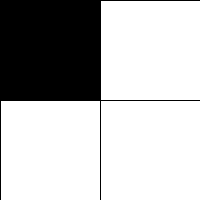
Frame 1 (no input)
Frame 60 (the mouse pressed at the canvas centre just before this capture): identical to frame 1, image omitted
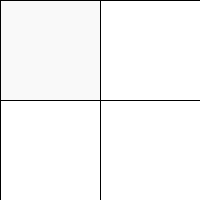
Frame 120 (the mouse held since frame 60 and released just before this capture)

The Processing sketch that drew these frames (run headless with seeded random() and noise(); from frame 60 on, the mouse is pressed at the canvas centre):

// Processing sketch: Rollover3
// ── Rollover3.pde
/*
 Erweitere den Sketch Rollover2. Wenn die Maus nicht mehr in dem
 entsprechenden Quadranten ist, soll dessen Farbe von scharz nach
 weiß verblassen (fading).
 */

// -a
void setup() {
  size(200, 200);
  fill(0);
  background(255);
}

void draw() {

  line(100, 0, 100, 200);
  line(0, 100, 200, 100);

  if (mouseX < 100 && mouseY < 100) {
    fill(0);
  } else {
    fill(255, 20);
  }
  rect(0, 0, 100, 100);

  if (mouseX > 100 && mouseY < 100) {
    fill(0);
  } else {
    fill(255, 20);
  }
  rect(100, 0, 100, 100);

  if (mouseX < 100 && mouseY > 100) {
    fill(0);
  } else {
    fill(255, 20);
  }
  rect(0, 100, 100, 100);

  if (mouseX > 100 && mouseY > 100) {
    fill(0);
  } else {
    fill(255, 20);
  }
  rect(100, 100, 100, 100);
}
// -b
